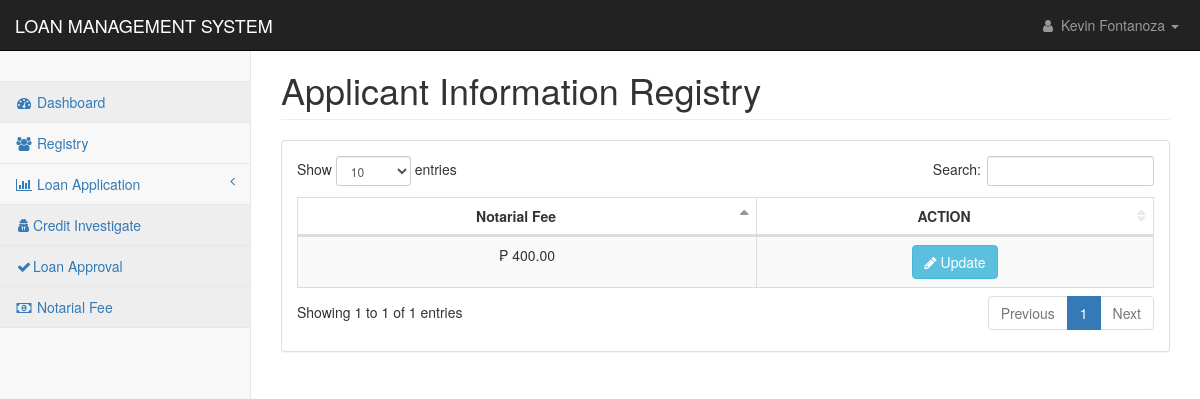
Before: /pages/setting_notarial.php (signed in) with the older database file.
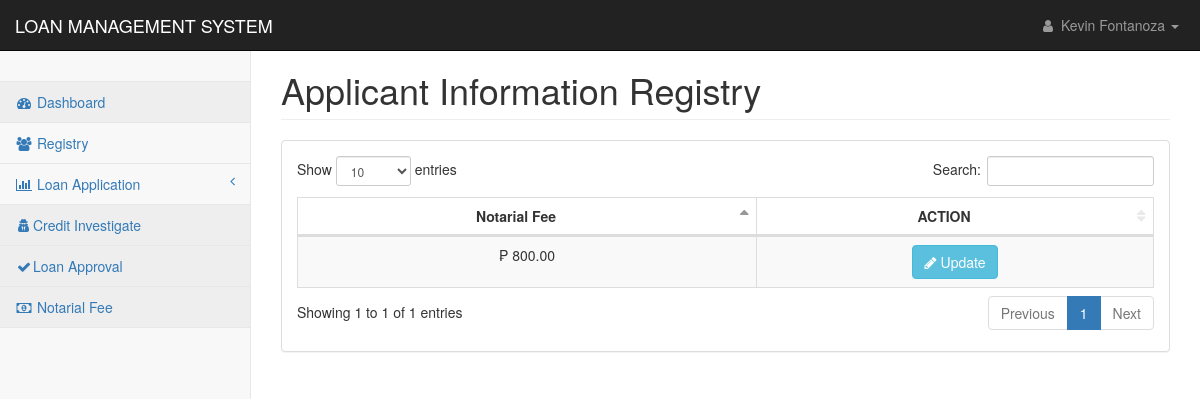
After: the same page with the newer database file.
### tables this page shows
CREATE TABLE `fees` (
  `notarial_id` int(11) DEFAULT NULL,
  `notarial_fee` float NOT NULL
);

### config/conn.php (called while the page is built, shortened)
<?php
class DatabaseConnection
{
    public function connect()
    {
        $conn = new mysqli(DB_HOST,DB_USER,DB_PASSWORD,DB_DATABASE);
        return $this->conn = $conn;
    }
}
?>

### controller/reg_app.php (called while the page is built, shortened)
<?php
require_once('../config/conn.php');
class Registry extends DatabaseConnection {
    function display($table){
        $sql = "SELECT * FROM $table";
        $result = mysqli_query($this->connect(), $sql);
        return $result;
    }
    }
?>

### pages/setting_notarial.php (the view, shortened to what this page needs)
<?php
include('../config/conn.php');
include('../controller/reg_app.php');
if($_SESSION['user_id']){
?>
<!DOCTYPE html>
<html lang="en">
<head>
    <link href="../css/bootstrap.min.css" rel="stylesheet">
    <link href="../css/metisMenu.min.css" rel="stylesheet">
    <link href="../css/dataTables/dataTables.bootstrap.css" rel="stylesheet">
    <link href="../css/dataTables/dataTables.responsive.css" rel="stylesheet">
    <link href="../css/startmin.css" rel="stylesheet">
    <link href="../css/font-awesome.min.css" rel="stylesheet" type="text/css">
</head>
<body>
    <div id="wrapper">
        <?php include('nav.php');?>
        <div id="page-wrapper">
            <div class="container-fluid">
                <div class="row">
                    <div class="col-lg-12">
                        <h1 class="page-header">Applicant Information Registry</h1>
                    </div>
                </div>
                <div class="row">
                    <div class="col-lg-12">
                        <div class="panel panel-default">
                            <div class="panel-body">
                                <div class="table-responsive">
                                    <table class="table table-striped table-bordered table-hover"
                                        id="dataTables-example">
                                        <thead>
                                            <tr>
                                                <th class="text-center">Notarial Fee</th>
                                                <th class="text-center">ACTION</th>
                                            </tr>
                                        </thead>
                                        <tbody>
                                            <?php
                                                $settings = new Registry();
                                                $result = $settings->display("fees");
                                                foreach($result as $display){
                                            ?>
                                            <tr class="even gradeC">
                                                <td class="text-center">
                                                    <?php  echo  "₱ ".number_format(floatval($display['notarial_fee']),2)??null;?>
                                                </td>
                                                <td class="text-center">
                                                    <a
                                                        href="setting_notarial_update.php?id=<?php echo $display['notarial_id'];?>">
                                                        <button type="button" class="btn btn-info" data-toggle="tooltip"
                                                            data-placement="top" title="Update  ">
                                                            <i class="fa fa-pencil" aria-hidden="true"></i> Update
                                                        </button>
                                                    </a>
                                                </td>
                                            </tr>
                                            <?php
                                                }
                                            ?>
                                        </tbody>
                                    </table>
                                </div>
                            </div>
                        </div>
                    </div>
                </div>
            </div>
        </div>
    </div>
</body>
</html>
<?php
}else{
    header('location: index.php');
}
?>

Changed rows visible on the page:
changed fees: notarial_fee "₱ 400.00" → "₱ 800.00"
